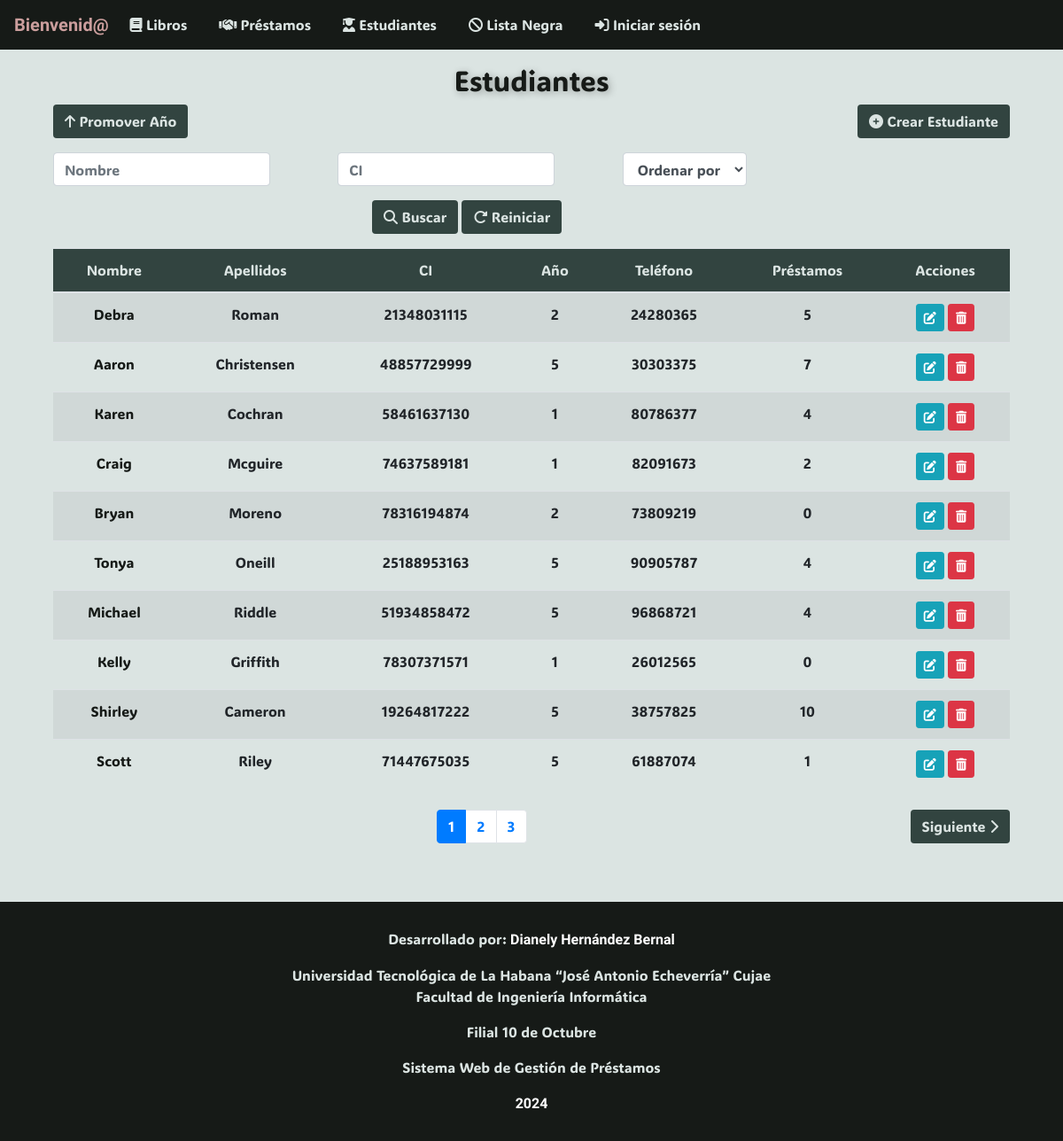
The app's page /estudiantes/, older data.
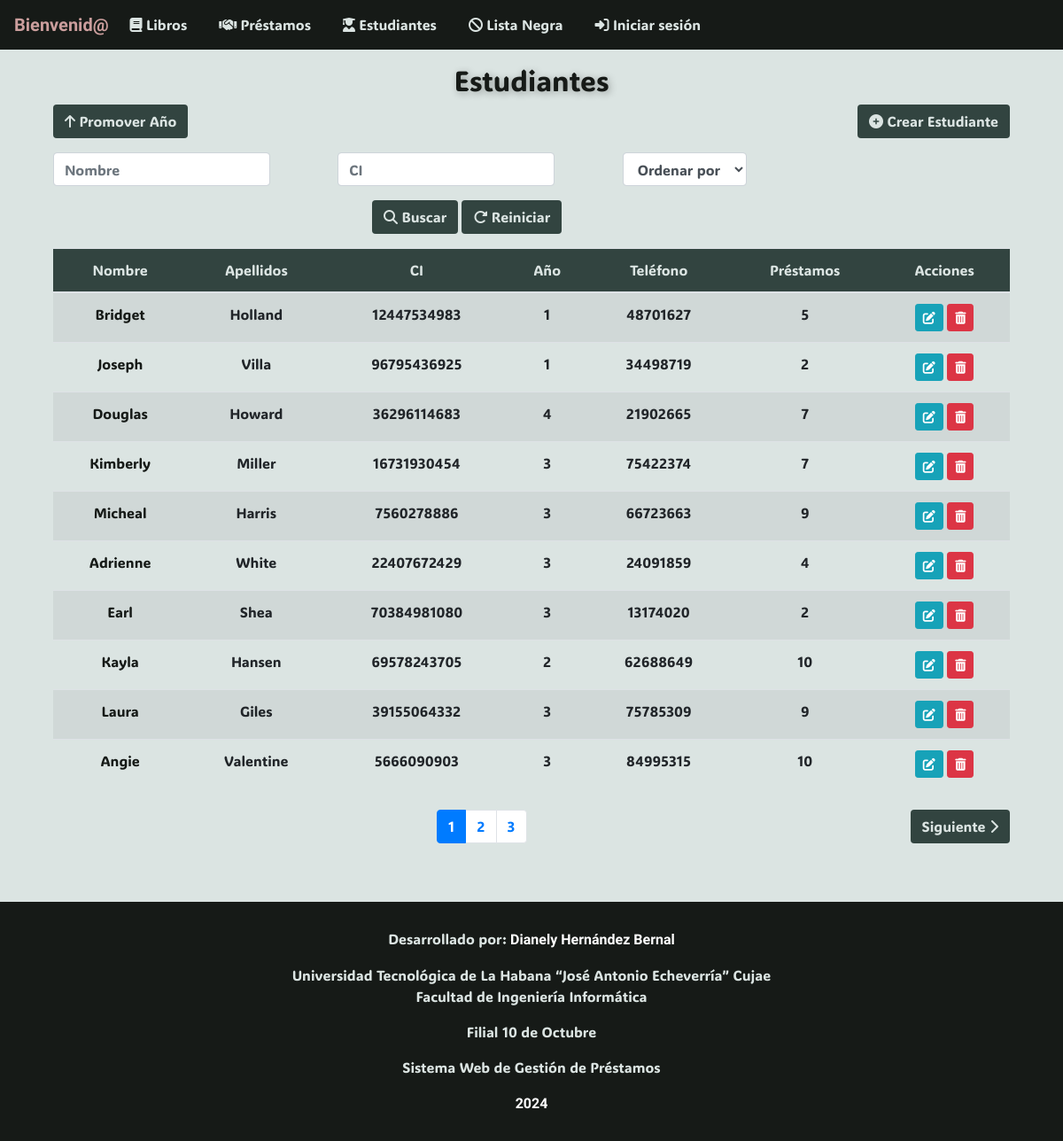
The same page, newer data.
### app/models.py (models this page shows, shortened)
class Estudiante(models.Model):
    nombre = models.CharField(max_length=30)
    apellidos = models.CharField(max_length=30)
    edad = models.IntegerField()
    anno_academico = models.IntegerField()
    CI = models.CharField(max_length=11, unique=True, validators=[RegexValidator(r'^\d{11}$')])
    telefono = models.CharField(max_length=8, validators=[RegexValidator(r'^\d{8}$')])
    @property
    def cantidad_prestamos(self):
        return self.prestamo_set.count() + self.listanegra_set.count()

### app/views.py (the view)
# urls.py: path("estudiantes/", EstudianteListView.as_view(), name="estudiante-list"),
class EstudianteListView(ListView):
    model = Estudiante
    template_name = "estudiante_list.html"
    context_object_name = "estudiantes"
    def get_queryset(self):
        queryset = Estudiante.objects.all()
        nombre = self.request.GET.get("buscar_nombre", "")
        if nombre:
            queryset = queryset.filter(nombre__icontains=nombre)
        ci = self.request.GET.get("buscar_ci", "")
        if ci:
            queryset = queryset.filter(CI=ci)
        orden = self.request.GET.get("ordenar_por", "")
        if orden:
            queryset = queryset.order_by(orden)
        return queryset
    def get_context_data(self, **kwargs):
        context = super().get_context_data(**kwargs)
        estudiantes = self.get_queryset()
        context["cantidad"] = len(estudiantes)
        paginator = Paginator(estudiantes, 10)
        page = self.request.GET.get("page")
        estudiantes = paginator.get_page(page)
        context["estudiantes"] = estudiantes
        return context

### app/templates/app/estudiante_list.html (shortened to what this page needs)
{% extends 'app/base.html' %}
{% block content %}
<div class="container mt-3">
    <h2 class="text-center display-5" style="animation: pulse 1.5s 1; text-shadow: 2px 2px 8px rgba(0, 0, 0, 0.3);">
        Estudiantes
    </h2>
    <div class="d-flex justify-content-between mb-3">
        <div>
            <a href="{% url 'confirmar_promo' %}" class="btn btn-color">
                <i class="fas fa-arrow-up"></i> Promover Año
            </a>
        </div>
        <div>
            <a href="{% url 'estudiante-create' %}" class="btn btn-color">
                <i class="fas fa-plus-circle"></i> Crear Estudiante
            </a>
        </div>
    </div>
    <form method="GET" class="form-inline mb-3">
        <div class="row">
            <div class="col-md-4">
                <input type="text" name="buscar_nombre" class="form-control" placeholder="Nombre" value="{{ request.GET.buscar_nombre }}">
            </div>
            <div class="col-md-4">
                <input type="text" name="buscar_ci" class="form-control" placeholder="CI" value="{{ request.GET.buscar_ci }}">
            </div>
            <div class="col-md-4">
                <select name="ordenar_por" class="form-control">
                    <option value="">Ordenar por</option>
                </select>
            </div>
            <div class="col-md-12 text-center mt-3">
                <button type="submit" class="btn btn-color"><i class="fas fa-search"></i> Buscar</button>
                <a href="{% url 'estudiante-list' %}" class="btn btn-color"><i class="fas fa-redo-alt"></i> Reiniciar</a>
            </div>
        </div>
    </form>
    <table class="table table-striped text-center">
        <thead class="secondary-color">
            <tr>
                <th>Nombre</th>
                <th>Apellidos</th>
                <th>CI</th>
                <th>Año</th>
                <th>Teléfono</th>
                <th>Préstamos</th>
                <th>Acciones</th>
            </tr>
        </thead>
        <tbody>
            {% for estudiante in estudiantes %}
            <tr>
                <td><a href="{% url 'estudiante-detail' estudiante.id %}">{{ estudiante.nombre }}</a></td>
                <td>{{ estudiante.apellidos }}</td>
                <td>{{ estudiante.CI }}</td>
                <td>{{ estudiante.anno_academico }}</td>
                <td>{{ estudiante.telefono }}</td>
                <td>{{ estudiante.cantidad_prestamos }}</td>
                <td>
                    <a href="{% url 'estudiante-update' estudiante.id %}" class="btn btn-info btn-sm"><i class="fas fa-edit"></i></a>
                    <a href="{% url 'estudiante-delete' estudiante.id %}" class="btn btn-danger btn-sm"><i class="fas fa-trash-alt"></i></a>
                </td>
            </tr>
            {% empty %}
            <tr>
                <td colspan="7" class="text-center">No hay estudiantes registrados.</td>
            </tr>
            {% endfor %}
        </tbody>
    </table>
    <div class="d-flex justify-content-between mt-4">
        <div>
            <nav aria-label="Page navigation">
                <ul class="pagination">
                    {% for num in estudiantes.paginator.page_range %}
                        {% if estudiantes.number == num %}
                            <li class="page-item active">
                                <a class="page-link" href="?page={{ num }}">{{ num }}</a>
                            </li>
                        {% elif num > estudiantes.number|add:'-5' and num < estudiantes.number|add:'5' %}
                            <li class="page-item">
                                <a class="page-link" href="?page={{ num }}">{{ num }}</a>
                            </li>
                        {% endif %}
                    {% endfor %}
                </ul>
            </nav>
        </div>
        <div>
            {% if estudiantes.has_next %}
                <a href="?page={{ estudiantes.next_page_number }}" class="btn btn-color">
                    Siguiente <i class="fas fa-chevron-right"></i>
                </a>
            {% endif %}
        </div>
    </div>
</div>
{% endblock %}

Row changes from the older to the newer data that the page shows:
removed Estudiante: nombre "Debra", apellidos "Roman", CI "21348031115", anno_academico "2", telefono "24280365", cantidad_prestamos "5"
removed Estudiante: nombre "Aaron", apellidos "Christensen", CI "48857729999", anno_academico "5", telefono "30303375", cantidad_prestamos "7"
removed Estudiante: nombre "Karen", apellidos "Cochran", CI "58461637130", anno_academico "1", telefono "80786377", cantidad_prestamos "4"
removed Estudiante: nombre "Craig", apellidos "Mcguire", CI "74637589181", anno_academico "1", telefono "82091673", cantidad_prestamos "2"
removed Estudiante: nombre "Bryan", apellidos "Moreno", CI "78316194874", anno_academico "2", telefono "73809219", cantidad_prestamos "0"
removed Estudiante: nombre "Tonya", apellidos "Oneill", CI "25188953163", anno_academico "5", telefono "90905787", cantidad_prestamos "4"
removed Estudiante: nombre "Michael", apellidos "Riddle", CI "51934858472", anno_academico "5", telefono "96868721", cantidad_prestamos "4"
removed Estudiante: nombre "Kelly", apellidos "Griffith", CI "78307371571", anno_academico "1", telefono "26012565", cantidad_prestamos "0"
removed Estudiante: nombre "Shirley", apellidos "Cameron", CI "19264817222", anno_academico "5", telefono "38757825", cantidad_prestamos "10"
removed Estudiante: nombre "Scott", apellidos "Riley", CI "71447675035", anno_academico "5", telefono "61887074", cantidad_prestamos "1"
added Estudiante: nombre "Bridget", apellidos "Holland", CI "12447534983", anno_academico "1", telefono "48701627", cantidad_prestamos "5"
added Estudiante: nombre "Joseph", apellidos "Villa", CI "96795436925", anno_academico "1", telefono "34498719", cantidad_prestamos "2"
added Estudiante: nombre "Douglas", apellidos "Howard", CI "36296114683", anno_academico "4", telefono "21902665", cantidad_prestamos "7"
added Estudiante: nombre "Kimberly", apellidos "Miller", CI "16731930454", anno_academico "3", telefono "75422374", cantidad_prestamos "7"
added Estudiante: nombre "Micheal", apellidos "Harris", CI "7560278886", anno_academico "3", telefono "66723663", cantidad_prestamos "9"
added Estudiante: nombre "Adrienne", apellidos "White", CI "22407672429", anno_academico "3", telefono "24091859", cantidad_prestamos "4"
added Estudiante: nombre "Earl", apellidos "Shea", CI "70384981080", anno_academico "3", telefono "13174020", cantidad_prestamos "2"
added Estudiante: nombre "Kayla", apellidos "Hansen", CI "69578243705", anno_academico "2", telefono "62688649", cantidad_prestamos "10"
added Estudiante: nombre "Laura", apellidos "Giles", CI "39155064332", anno_academico "3", telefono "75785309", cantidad_prestamos "9"
added Estudiante: nombre "Angie", apellidos "Valentine", CI "5666090903", anno_academico "3", telefono "84995315", cantidad_prestamos "10"
